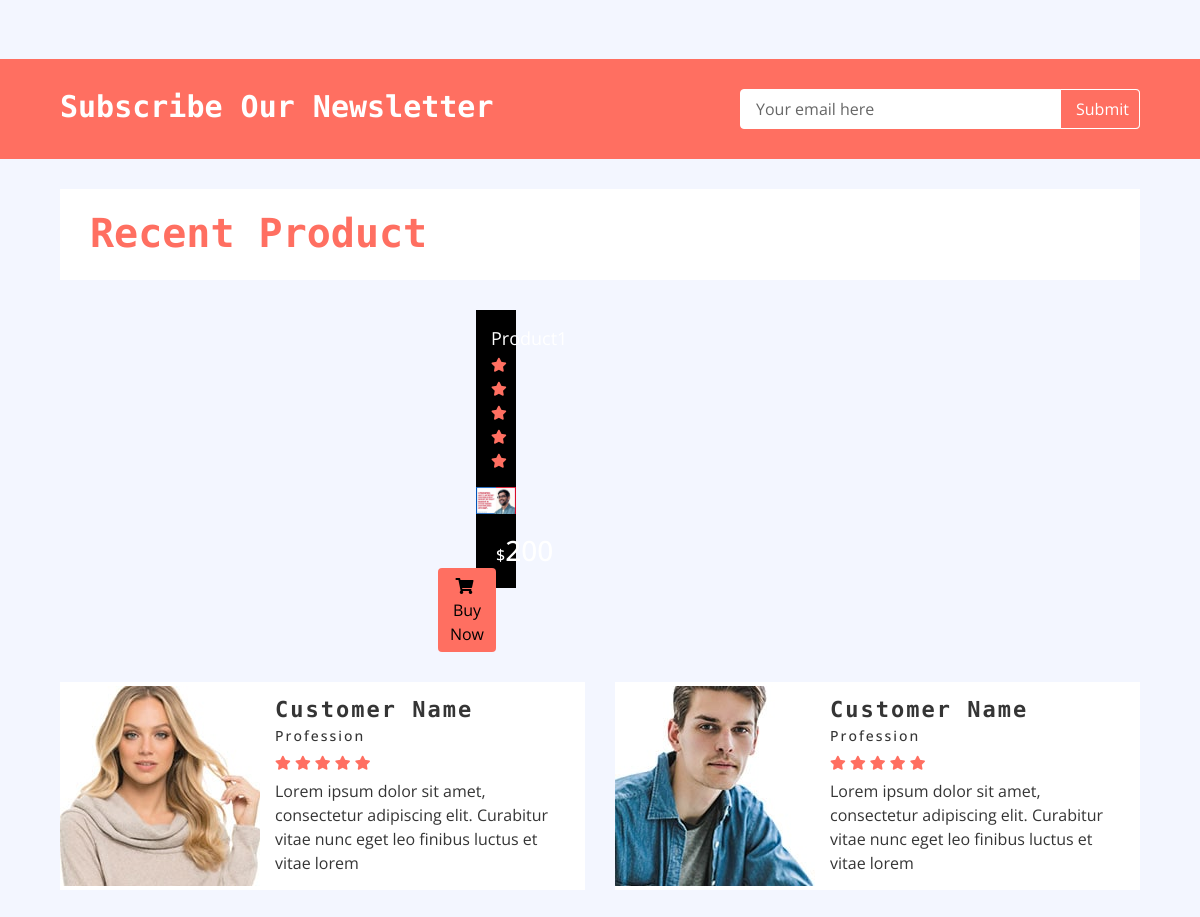
Before: / (middle part) with the older database file.
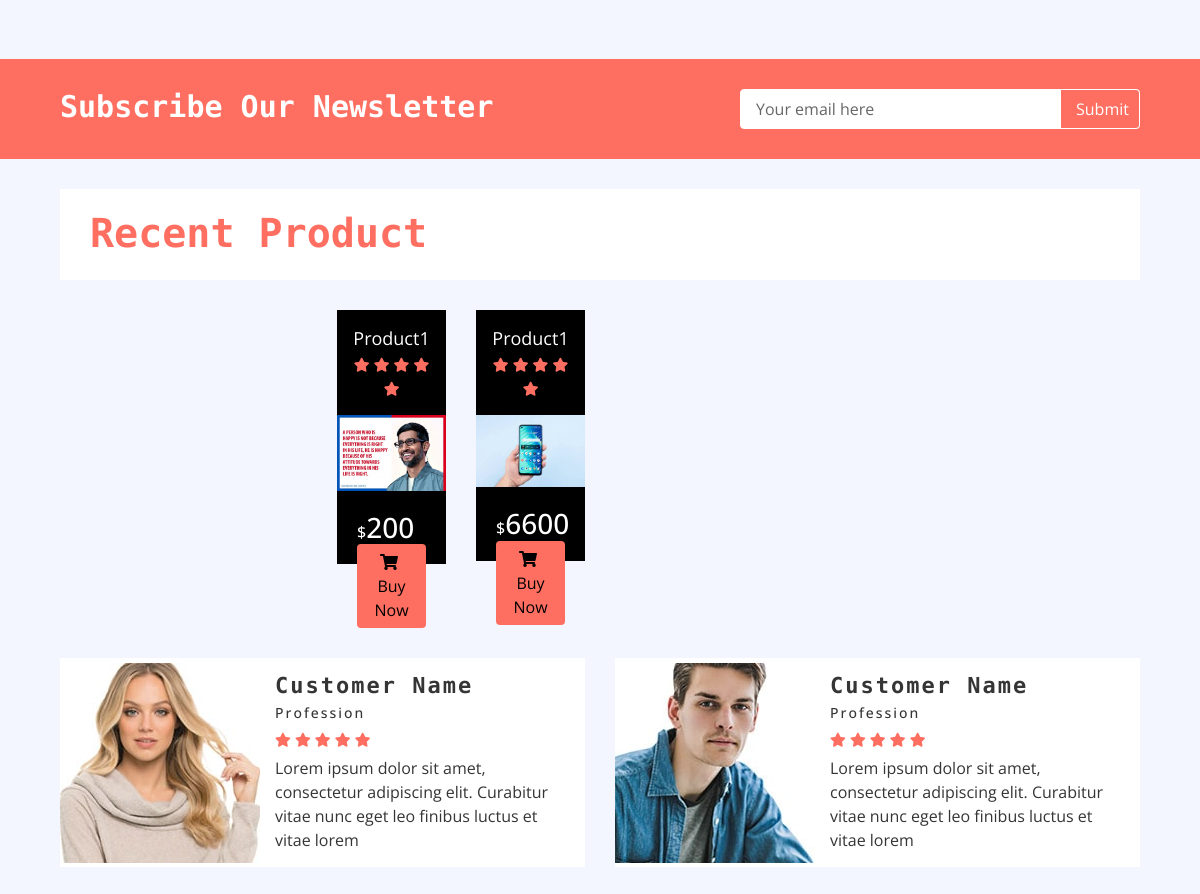
After: the same page with the newer database file.
### home/models.py (models this page shows, shortened)
class Product(models.Model):
    name = models.CharField(max_length= 400)
    slug = models.CharField(max_length=500,unique = True)
    price = models.IntegerField()
    discounted_price = models.IntegerField()
    image = models.ImageField(upload_to='media')
    description = models.TextField(blank = True)
    category = models.ForeignKey(Category,on_delete=models.CASCADE)
    subcategory = models.ForeignKey(SubCategory, on_delete=models.CASCADE)
    brand = models.ForeignKey(Brand, on_delete=models.CASCADE)
    stock = models.CharField(choices = STOCK,max_length=50)
    labels = models.CharField(choices=LABELS,blank = True,max_length=50)

### home/views.py (the view)
# urls.py: path('', HomeView.as_view(), name='home'),
class HomeView(BaseView):
    def get(self,request):
        self.my_view
        self.my_view['sliders'] = Slider.objects.all()
        self.my_view['ads'] = Ad.objects.all()
        self.my_view['hots'] = Product.objects.filter(labels = 'hot')
        self.my_view['news'] = Product.objects.filter(labels='new')
        return render(request,'index.html',self.my_view)

### templates/index.html (shortened to what the changed rows need)
{% extends 'base.html' %}
{% load static %}
{% block content %}
        <div class="newsletter">
            <div class="container-fluid">
                <div class="row">
                    <div class="col-md-6">
                        <h1>Subscribe Our Newsletter</h1>
                    </div>
                </div>
            </div>
        </div>
        <div class="recent-product product">
            <div class="container-fluid">
                <div class="section-header">
                    <h1>Recent Product</h1>
                </div>
                <div class="row align-items-center product-slider product-slider-4">
                   {% for hot in news %}
                    <div class="col-lg-3">
                        <div class="product-item">
                            <div class="product-title">
                                <a href="/details/{{hot.slug}}">{{hot.name}}</a>
                                <div class="ratting">
                                    <i class="fa fa-star"></i>
                                    <i class="fa fa-star"></i>
                                    <i class="fa fa-star"></i>
                                    <i class="fa fa-star"></i>
                                    <i class="fa fa-star"></i>
                                </div>
                            </div>
                            <div class="product-image">
                                <a href="/details/{{hot.slug}}">
                                    <img src="{{hot.image.url}}" alt="Product Image">
                                </a>
                            </div>
                            <div class="product-price">
                                {% if hot.discounted_price > 0 %}
                                <h3><span>$</span>{{hot.discounted_price}}</h3>
                                {% else %}
                                <h3><span>$</span>{{hot.price}}</h3>
                                {% endif %}
                                <a class="btn" href="/cart/{{hot.slug}}"><i class="fa fa-shopping-cart"></i>Buy Now</a>
                            </div>
                        </div>
                    </div>
                    {% endfor %}
                </div>
            </div>
        </div>
        <div class="review">
            <div class="container-fluid">
                <div class="row align-items-center review-slider normal-slider">
                    <div class="col-md-6">
                        <div class="review-slider-item">
                            <div class="review-text">
                                <h2>Customer Name</h2>
                            </div>
                        </div>
                    </div>
                    <div class="col-md-6">
                        <div class="review-slider-item">
                            <div class="review-text">
                                <h2>Customer Name</h2>
                            </div>
                        </div>
                    </div>
                </div>
            </div>
        </div>
{% endblock %}

Changed rows visible on the page:
added Product: name "Product1", image (picture), price "6600"
